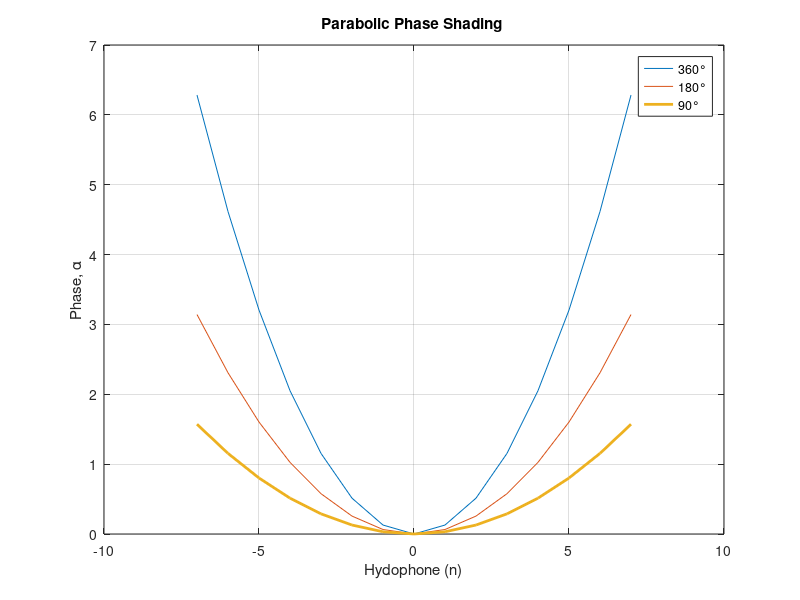
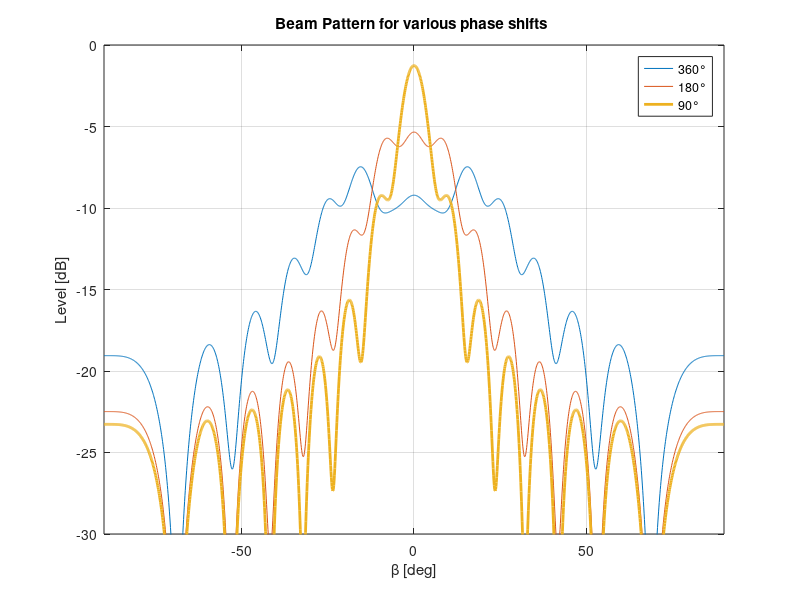

The MATLAB script that drew these images, in order:
beta_deg = -90:0.1:90; % angle between the vector R and the x-axis [deg]
beta_rad = beta_deg*pi/180; % angle between the vector R and the x-axis [rad]
N = 15; % number of hydrophones
lambda = 2; % wavelength
k = 2*pi/lambda; % wave number
d= [lambda/2, lambda, 2*lambda]; % distance between hydrophones (element spacing)
Qn_head = ones(1,N); % Amplitude of the n-th point source or Hydrophone
alpha = ones(1,N); % Phase of the n-th point source or Hydrophone
scaling = [pi*2, pi, pi/2, pi/10]; % scaling factor for the parabolic shading
alpha_parabolic = zeros();
for x=1:3
 for n= -7:1:(N-1)/2
  alpha_parabolic(n+8,x) = scaling(x)*n^2/(((N-1)/2)^2);
 end
end
figure
plot(-7:7,alpha_parabolic(:,1),-7:7,alpha_parabolic(:,2),...
    -7:7,alpha_parabolic(:,3),'linewidth',2);
title('Parabolic Phase Shading ')
grid
legend('360°','180°','90°');
xlabel('Hydophone (n)')
ylabel('Phase, \alpha')
Q_head = 0; % initialising variable 
for n = 1:N
 term = Qn_head(n);
 Q_head = Q_head + term;
end
for x = 1:3
 bp_sum = 0;
 for n = 1:N
  sum(n,:) = Qn_head(n)*exp(1i*(alpha_parabolic(n,x) ...
      - k*n*d(1)*sin(beta_rad)));
  bp_sum = bp_sum + sum(n,:);
 end
 bp(x,:) = 20*log10(abs(1/(Q_head)*bp_sum)); % beam pattern
end
figure
plot(beta_deg,bp(1,:),beta_deg,bp(2,:),beta_deg,bp(3,:),'linewidth',2)
title('Beam Pattern for various phase shifts ')
grid; 
hold on;
legend('360°','180°','90°'); 
axis([-90 90 -30 0])
ylabel('Level [dB]')
xlabel('\beta [deg]')